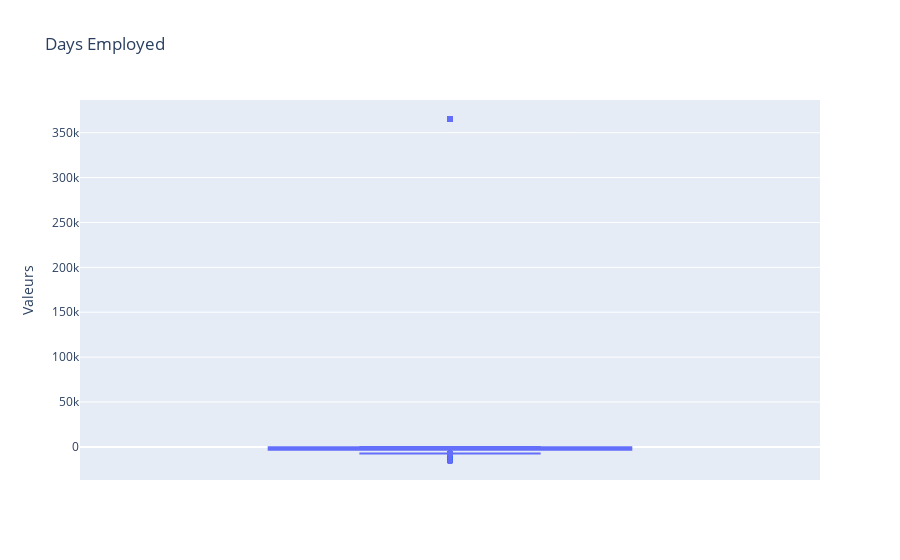

The code cell stored with this chart in its notebook:
### Markdown cell above
#### **Representation de la variable DAYS_EMPLOYED**

### Code cell
# Création du boxplot avec Plotly
fig = px.box(data_maj, y="DAYS_EMPLOYED", title="Days Employed")

# Personnalisation de l'axe des valeurs
fig.update_layout(
    yaxis_title="Valeurs",
    xaxis_title="",
)

# Affichage du graphique
fig.show()

### Figure 1 — Plotly figure (JSON) as saved in the notebook; plotly's stock layout.template omitted (floating-point values rounded to 4 significant figures; data arrays with more than 128 entries replaced by an {"elided": "..."} marker saying what was removed)
{"data": [{"alignmentgroup": "True", "hovertemplate": "DAYS_EMPLOYED=%{y}<extra></extra>", "legendgroup": "", "marker": {"color": "#636efa"}, "name": "", "notched": false, "offsetgroup": "", "orientation": "v", "showlegend": false, "type": "box", "x0": " ", "xaxis": "x", "y": {"elided": "33110 int values"}, "y0": " ", "yaxis": "y"}], "layout": {"boxmode": "group", "legend": {"tracegroupgap": 0}, "title": {"text": "Days Employed"}, "xaxis": {"anchor": "y", "domain": [0, 1], "title": {"text": ""}}, "yaxis": {"anchor": "x", "domain": [0, 1], "title": {"text": "Valeurs"}}}}
